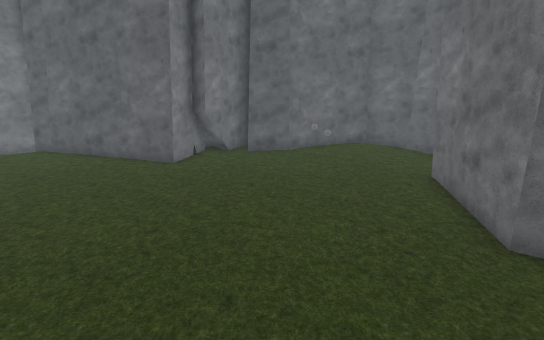
view 1 (above)

12 first-person views from a walk through a Unity game level. The camera is 1.5 m above the floor, tilts 14° down and sees 75° across. The floor is counted in squares, 0.5 m on a side. Each view is taken from the middle of a square. On the plan, view 1 faces up. The plan holds only what a view shows up to about 20 squares ahead; the rest is blank. The place goes on beyond the plan. Some surface patterns are stand-ins.

view 2
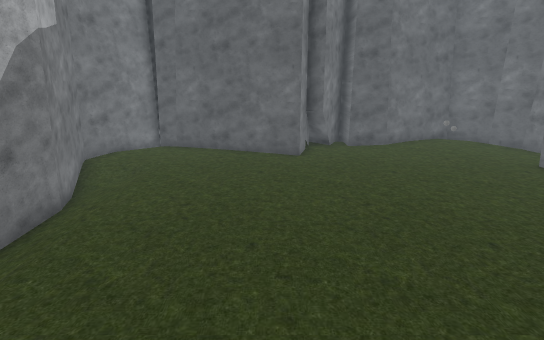

view 3
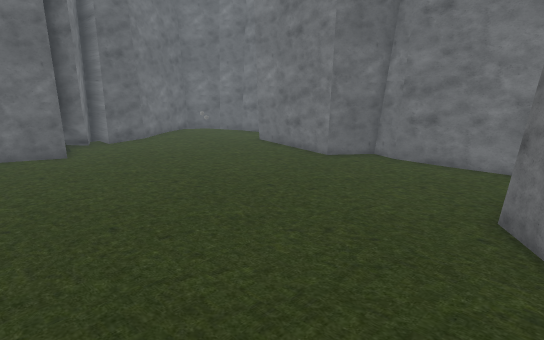

view 4
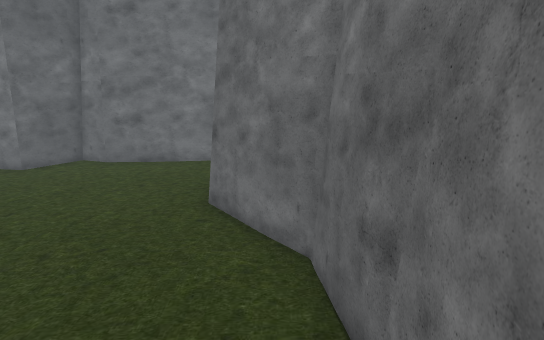

view 5
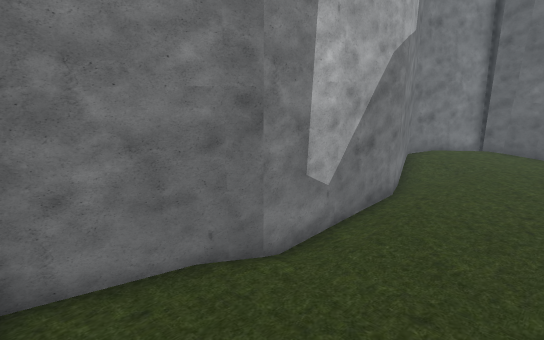

view 6
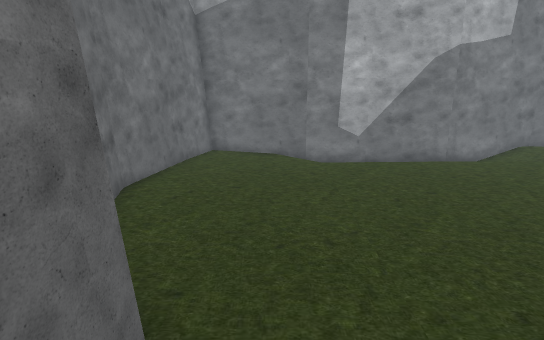

view 7
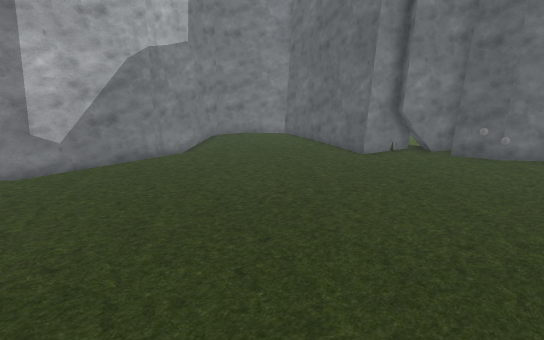

view 8
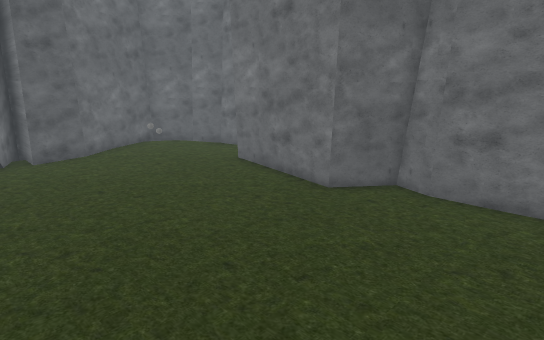

view 9
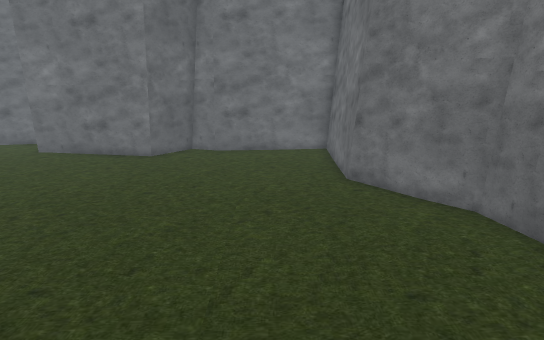

view 10
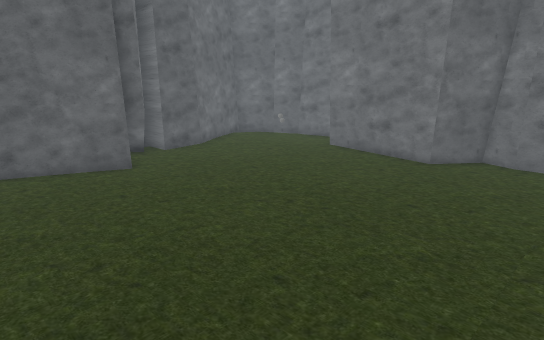

view 11
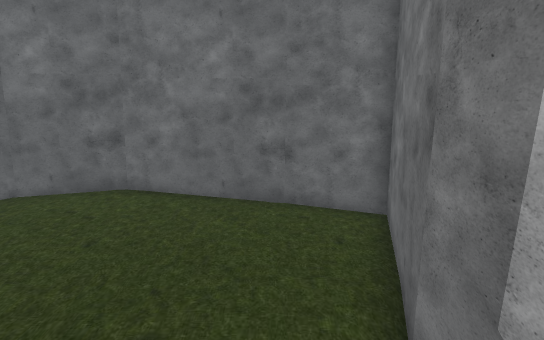

view 12
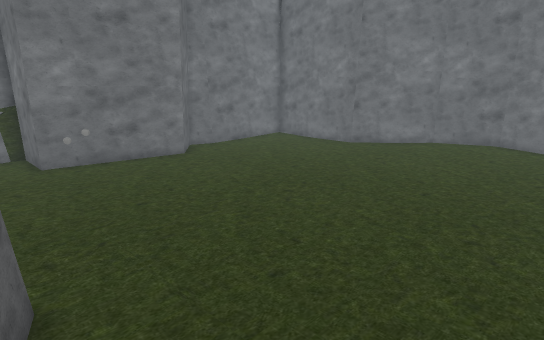

### Floor plan
Points are (right, up) in squares from view 1. A wall is a line through its corners. A room is listed if a view was taken in it or the views show most of it. See-through windows are left out.
Room 1 (views 1, 2, 3, 4, 5, 6, 7, 8, 9, 10, 11, 12)
walls: (-10.9, 7.6) (-10.6, 1.4); (-10.6, 1.5) (-11.6, -2.7); (5.2, 10.1) (5.2, 11.2) (7.5, 11.2); (-3.1, -4) (-2.5, -4) (0.8, -1.5) (6, -1.7) (5.8, 3.5) (6.1, 4.6) (4.4, 5.9) (5.2, 10.9); (-3, 16.4) (-3.8, 13.5) (-9.7, 15.6); (-5.2, -4.2) (-2.7, -3.9); (-1.7, 16.9) (-2.5, 14.8); (-12.5, 11.9) (-11, 7.5); (-9.4, -3.5) (-5.1, -4.2); (-9.6, 15.5) (-10.4, 15.7); (-10.3, 15.8) (-10.7, 16); (-11.7, -2.9) (-9.2, -3.6); (7.5, 12.7) (7.1, 14.4); (7.2, 13.9) (7.2, 14.7) (6.2, 16); (6.4, 16.1) (5.1, 17.5); (-11.4, 17) (-12.5, 13.2); (5.3, 17.2) (4.7, 17.6) (0.8, 15.8) (-1.1, 16)
low walls: (-2.9, -3.8) (-2.4, -3.7); (-11.6, -2.7) (-9.3, -3.4)
objects: other object (1, 11) to (2, 11)

Where each view was taken, in squares from view 1:
view 1: 0 up, 0 right, facing up
view 2: 2 down, 5 left, facing up
view 3: 3 down, 8 left, facing up-right
view 4: 3 down, 8 left, facing right
view 5: 3 down, 6 left, facing up-left
view 6: 0 up, 4 right, facing left
view 7: 0 up, 4 right, facing up-left
view 8: 0 up, 4 left, facing up-right
view 9: 1 up, 10 left, facing right
view 10: 1 up, 9 left, facing up-right
view 11: 5 up, 9 left, facing down
view 12: 14 up, 9 left, facing down-right
